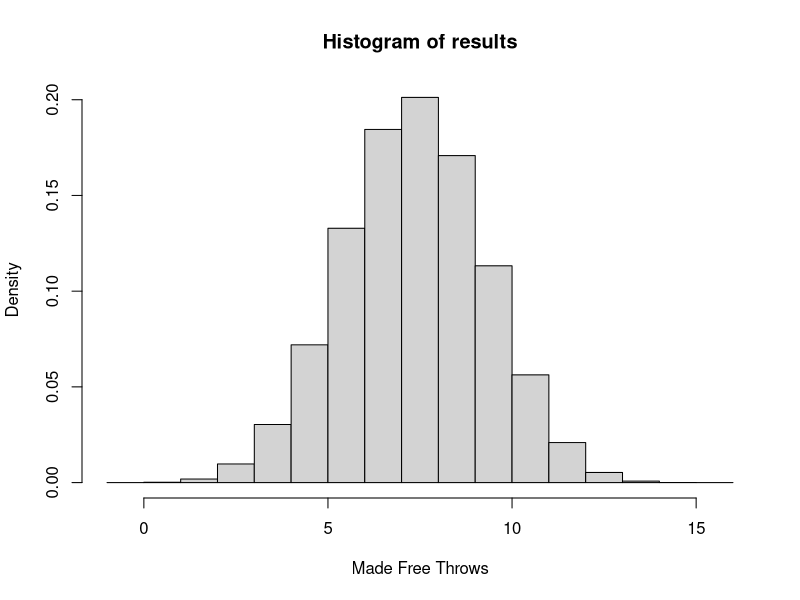

Reproduce this figure in R. (Note: a time limit stopped this script after it produced the figure.)
p_hat = .596; #sample proportion
alpha = .05; #significance level
n=171; #number of observations
margin_of_error = qnorm(1-alpha/2, mean=0,sd=1)*sqrt((p_hat*(1-p_hat))/n); margin_of_error; #Margin of error
CI_upper = p_hat + margin_of_error; CI_lower = p_hat - margin_of_error; CI_upper; CI_lower; #lower and upper bounds for confidence interval

set.seed(1);   #For repeatable results
prob = .522    #probability of making a free throw
cuts = c(-1:16);  #Creates the bins for the histogram
results = rbinom(100000,15,prob)   
#100000 independent binomial trials with n = 15 and probability = .522
hist(results, breaks = cuts, xlab = "Made Free Throws", prob=TRUE); 
#graphs relative frequency






#simulation using the lower limit of the confidence interval
set.seed(2)  #For repeatable results
prob = .522  #lower limit of the CI
x = 100000; g=10000;   #Number of independent binomial experiments
outcome = numeric(g); z = numeric(x)  
#Used to determine probability of 0 free throws in 15 trials
for (i in 1:g)
{
  z = rbinom(x,15,prob);       #gives the frequency of made thows
  outcome[i] = mean(z==0);      
  #probability of making 0 free throws in each sample stored in outcome vector 
}
prob_missing15_freethrows = sum(outcome)/ g  
#sums probabilities and divides by number of trials
prob_missing15_freethrows; 
